Frame 1 (no input): blank canvas, image omitted
Frame 60 (the mouse pressed at the canvas centre just before this capture): blank canvas, image omitted
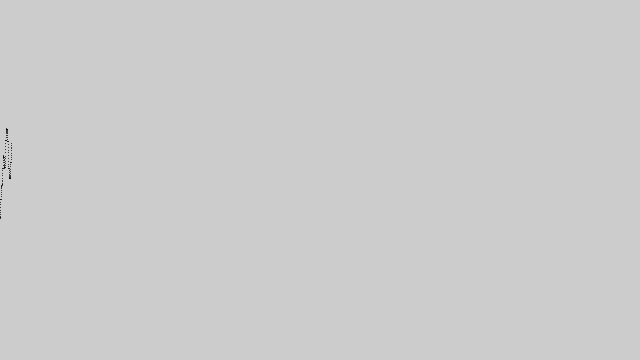
Frame 120 (the mouse held since frame 60 and released just before this capture)

The Processing sketch whose frames 1 and 60 were blank and that drew this single picture after the mouse press (run headless with seeded random() and noise(); from frame 60 on, the mouse is pressed at the canvas centre):

// Processing sketch: PerlinNoise
// ── PerlinNoise.pde
void setup() {
  size(640,360);
}

float time = 0;

void draw() {
  float value = noise(time);
  
  point(time*10, value*height);
  time+=0.01;
  
  if(time > width) time = 0;
}
